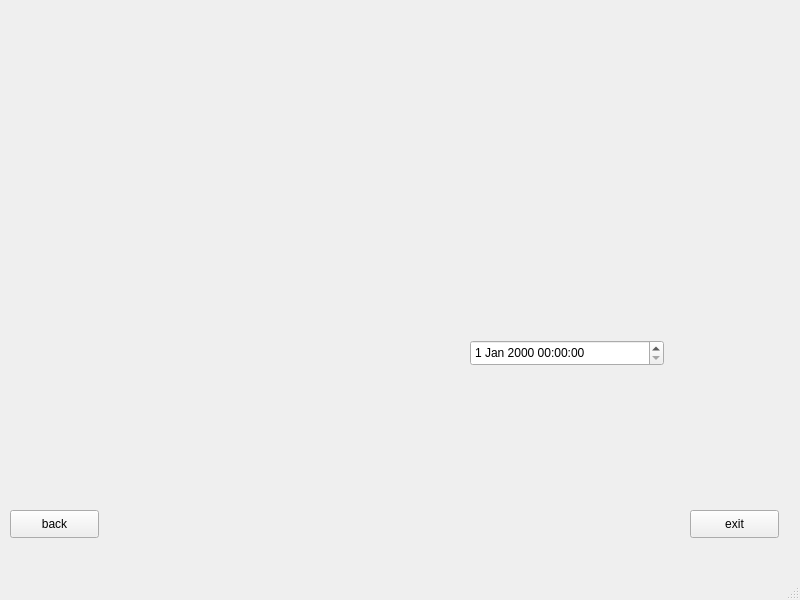
<?xml version="1.0" encoding="UTF-8"?>
<ui version="4.0">
 <class>MainWindow</class>
 <widget class="QMainWindow" name="MainWindow">
  <property name="geometry">
   <rect>
    <x>0</x>
    <y>0</y>
    <width>800</width>
    <height>600</height>
   </rect>
  </property>
  <property name="windowTitle">
   <string>MainWindow</string>
  </property>
  <widget class="QWidget" name="centralwidget">
   <widget class="QDateTimeEdit" name="dateTimeEdit">
    <property name="geometry">
     <rect>
      <x>470</x>
      <y>340</y>
      <width>194</width>
      <height>26</height>
     </rect>
    </property>
   </widget>
   <widget class="QPushButton" name="pushButton">
    <property name="geometry">
     <rect>
      <x>10</x>
      <y>510</y>
      <width>89</width>
      <height>28</height>
     </rect>
    </property>
    <property name="text">
     <string>back</string>
    </property>
   </widget>
   <widget class="QPushButton" name="pushButton_2">
    <property name="geometry">
     <rect>
      <x>690</x>
      <y>510</y>
      <width>89</width>
      <height>28</height>
     </rect>
    </property>
    <property name="text">
     <string>exit</string>
    </property>
   </widget>
  </widget>
  <widget class="QMenuBar" name="menubar">
   <property name="geometry">
    <rect>
     <x>0</x>
     <y>0</y>
     <width>800</width>
     <height>22</height>
    </rect>
   </property>
  </widget>
  <widget class="QStatusBar" name="statusbar"/>
 </widget>
 <resources/>
 <connections/>
</ui>
